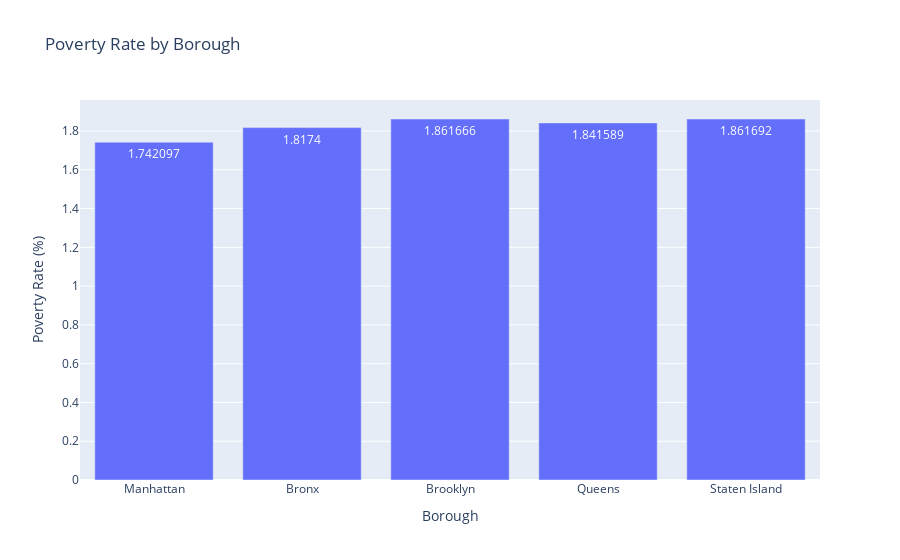

Notebook source saved alongside this figure:
### Markdown cell above
Borough-level PM2.5 Ranking Bar Chart

This bar chart shows clear between-borough disparities in air pollution. Brooklyn and Manhattan exhibit the highest PM2.5 exposure, while Staten Island has the lowest.

### Code cell
# Bar chart: Poverty rate by Borough
fig_bar_poverty = px.bar(
    merged,
    x="Borough",
    y="PovertyRate",
    title="Poverty Rate by Borough",
    labels={"PovertyRate": "Poverty Rate (%)"},
    text_auto=True
)

fig_bar_poverty.show()

### Figure 1 — Plotly figure (JSON) as saved in the notebook; plotly's stock layout.template omitted (floating-point values rounded to 4 significant figures)
{"data": [{"hovertemplate": "Borough=%{x}<br>Poverty Rate (%)=%{y}<extra></extra>", "legendgroup": "", "marker": {"color": "#636efa", "pattern": {"shape": ""}}, "name": "", "orientation": "v", "showlegend": false, "textposition": "auto", "texttemplate": "%{y}", "type": "bar", "x": ["Manhattan", "Bronx", "Brooklyn", "Queens", "Staten Island"], "xaxis": "x", "y": [1.742, 1.817, 1.862, 1.842, 1.862], "yaxis": "y"}], "layout": {"barmode": "relative", "legend": {"tracegroupgap": 0}, "title": {"text": "Poverty Rate by Borough"}, "xaxis": {"anchor": "y", "domain": [0, 1], "title": {"text": "Borough"}}, "yaxis": {"anchor": "x", "domain": [0, 1], "title": {"text": "Poverty Rate (%)"}}}}
